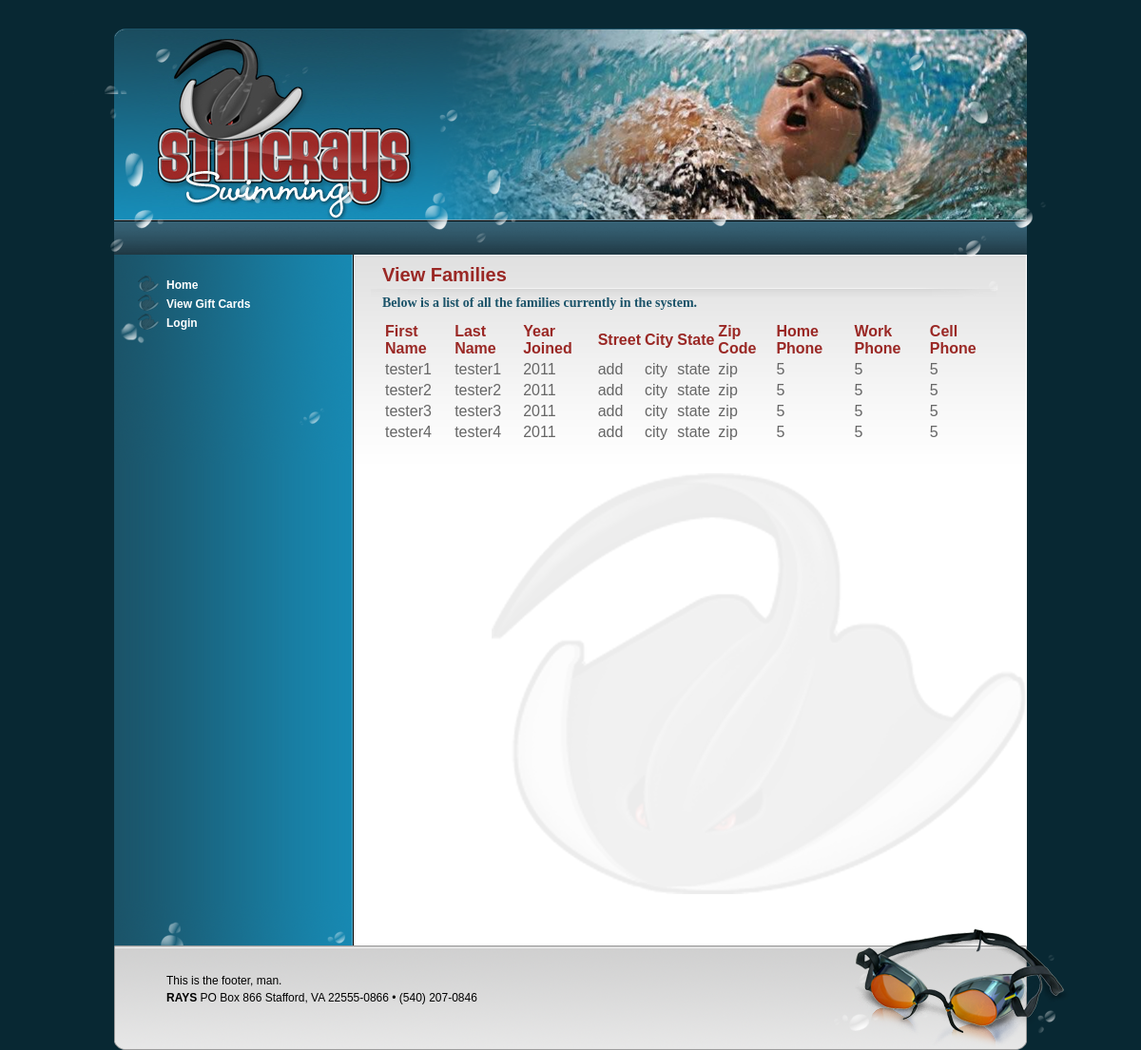
Before: /browseFamilies.php with the older database file.
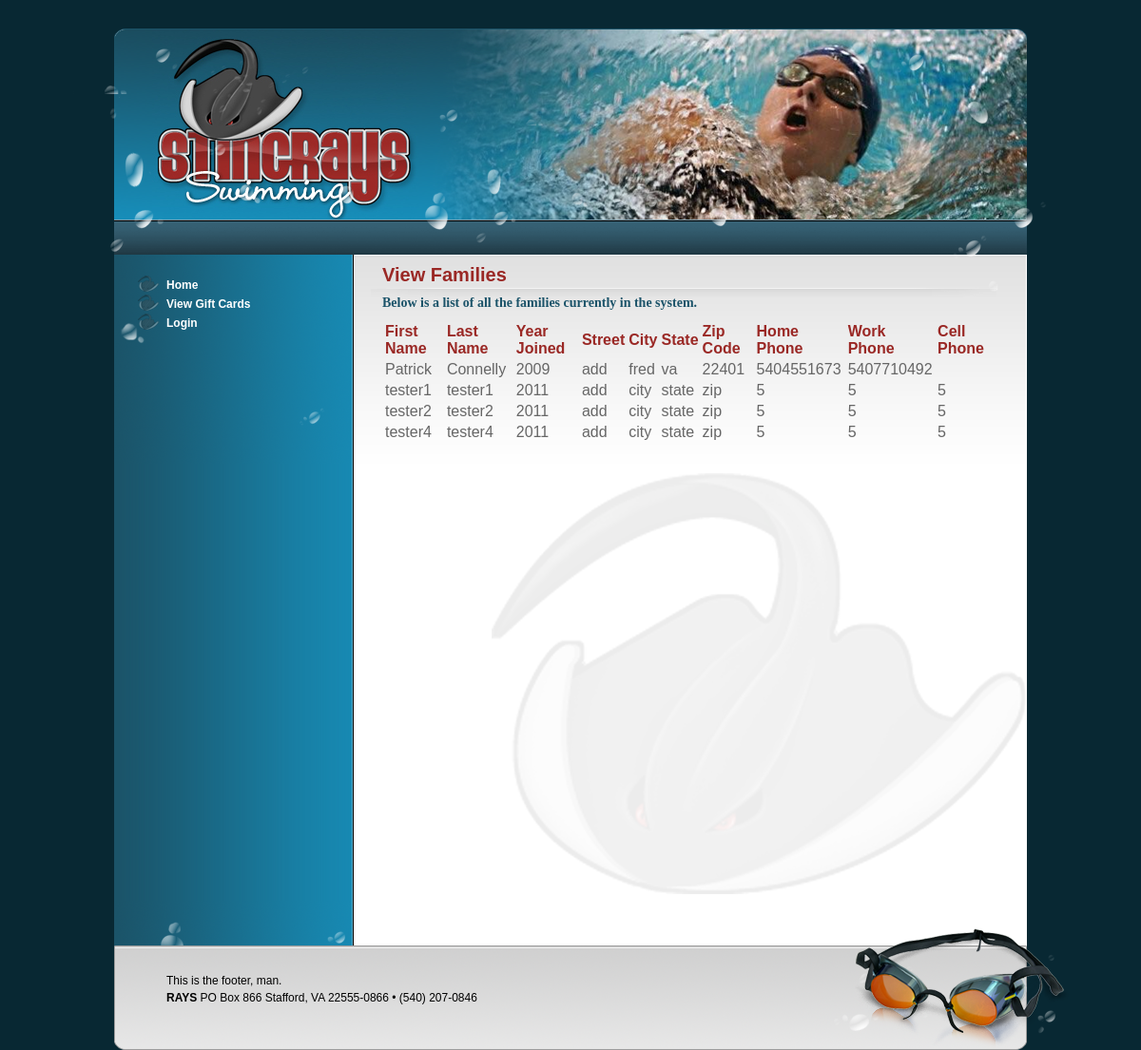
After: the same page with the newer database file.
### tables this page shows
CREATE TABLE IF NOT EXISTS `families` (
  `familyID` int(10) NOT NULL AUTO_INCREMENT,
  `email` varchar(30) DEFAULT NULL,
  `password` varchar(40) DEFAULT NULL,
  `parentFirstName` varchar(20) DEFAULT NULL,
  `parentLastName` varchar(20) DEFAULT NULL,
  `yearJoined` int(4) DEFAULT NULL,
  `streetAddress` varchar(30) DEFAULT NULL,
  `city` varchar(20) DEFAULT NULL,
  `state` varchar(20) DEFAULT NULL,
  `zip` varchar(20) DEFAULT NULL,
  `homePhone` varchar(20) DEFAULT NULL,
  `workPhone` varchar(20) DEFAULT NULL,
  `cellPhone` varchar(20) DEFAULT NULL,
  `accessLevel` char(1) DEFAULT NULL,
  `overallAFD` decimal(8,2) DEFAULT NULL,
  `currentAFD` decimal(8,2) DEFAULT NULL,
  PRIMARY KEY (`familyID`)
);

### browseFamilies.php (the view, shortened to what this page needs)
<html>
<body>
<?php
include('siteNavigator.php');
?>
<h1>View Families</h1>
<h2>Below is a list of all the families currently in the system.</h2>
<?php
$query = "SELECT * FROM families ORDER BY parentLastName, parentFirstName";
$result = mysqli_query($db, $query);
echo "<table>\n<tr><th><h3 style=\"text-align:left\">First Name</h3></th>
					<th><h3 style=\"text-align:left\">Last Name</h3></th>
					<th><h3 style=\"text-align:left\">Year Joined</h3></th>
					<th><h3 style=\"text-align:left\">Street</h3></th>
					<th><h3 style=\"text-align:left\">City</h3></th>
					<th><h3 style=\"text-align:left\">State</h3></th>
					<th><h3 style=\"text-align:left\">Zip Code</h3></th>
					<th><h3 style=\"text-align:left\">Home Phone</h3></th>
					<th><h3 style=\"text-align:left\">Work Phone</h3></th>
					<th><h3 style=\"text-align:left\">Cell Phone</h3></th>
					</tr>\n\n";
while($row = mysqli_fetch_array($result))
{
	$fname = $row['parentFirstName'];
	$lname = $row['parentLastName'];
	$yearJoined = $row['yearJoined'];
	$streetAddress = $row['streetAddress'];
	$city = $row['city'];
	$state = $row['state'];
	$zip = $row['zip'];
	$homePhone = $row['homePhone'];
	$workPhone = $row['workPhone'];
	$cellPhone = $row['cellPhone'];
	echo "<tr><td>$fname</td>
			<td>$lname</td>
			<td>$yearJoined</td>
			<td>$streetAddress</td>
			<td>$city</td>
			<td>$state</td>
			<td>$zip</td>
			<td>$homePhone</td>
			<td>$workPhone</td>
			<td>$cellPhone</td>
			</tr>\n";
}
echo "</table>\n";
?>
</div>
<?php
include('footer.php');
?>
</body>
</html>

### siteNavigator.php (shortened to what this page needs)
<head>
<link rel="stylesheet" href="stylesheet.css" type="text/css" />
<link rel="stylesheet" type="text/css" href="graphics/scripts/jquery.lightbox-0.5.css" media="screen" />
</head>
<body id="page" onload="initULMenu('menu_main')">
<div id="header" class="canvas">
  <div id="headerTransparent">
    <div id="logo"><a href="Home.php"><h1>Stingrays Swim Team</h1></a></div>
    <div id="headerMenu"></div>
  </div>
</div>
<div id="content" class="canvas">
 <div id="contentTop">
 <div id="contentBot">
  <div class="left">
    <div id="menu_main">
  <ul class="menu_main">
	 <li class="item1"><a class="first" href="Home.php" >Home</a></li>
	 <li class="item1"><a class="first" href="browseCards.php" >View Gift Cards</a></li>
     <?php
	 if(session_is_registered('loggedIn') == false){
	 ?>
	 <li class="item2"><a  href="login.php" >Login</a></li>
     <?php
	 }else{?>
	 <li class="item3"><a  href="logout.php" >Logout</a></li>
	 <?php
	 }
	 ?>
  </ul>
</div>
</div>
<div class="center">
    <div class="webpageWrapper">

### footer.php
 <BR>
 </div>
 </div>
 </div>
</div>
<div id="footer" class="canvas">
  <div id="footerContent" style="">
    <div class="webpageWrapper">
<p>
This is the footer, man. <br>
<b>RAYS</b> PO Box 866 Stafford, VA 22555-0866 • (540) 207-0846
</p>
</div>

### stylesheet.css (style rules this page uses)
a { color: #1b5369; text-decoration: none; }
h1 { color: #9a2825; font:bold 20px Georgia Arial, Helvetica, sans-serif; margin: 10px 0px 10px 0px; }
h2 { color: #000000; font:bold 14px Arial, Helvetica, sans-serif; margin: 0px 0px 10px 0px; }
h2 { color: #1b5369; font:bold 14px arial black,avant garde; margin: 0px 0px 10px 0px; }
h3 { color: #9a2825; font-size: 16px; font-weight: bold; margin:0; }
p { color: #000000; font:bold 14px Arial, Helvetica, sans-serif; margin: 0px 0px 10px 0px; }
html, body, p, div, input, select { font: normal 12px Arial, Helvetica, sans-serif; color: #666666; line-height: 150%; }
#page { margin:30px 0px 0px 0px; background: #082833 url(graphics/design/page_bg2.jpg) repeat-x left top; }
#header { background: transparent url(graphics/design/transparent_photo1.jpg) no-repeat right top; height: 238px; }
#headerTransparent { background: transparent url(graphics/design/header_bg.png) no-repeat left top; height: 238px; }
#header #logo { float: left; padding-left:85px; width: 279px; height:203px; }
#header #logo a { width: 279px; height: 201px; display: block; background: transparent url(graphics/design/Swimrays_logo_left.png) no-repeat top left; }
#headerMenu { width: 100%; height: 35px; background: transparent url(graphics/design/menu_top_bg.png) no-repeat left top; clear:both; }
#content { background: transparent url(graphics/design/content_bg_rp.png) repeat-y 45px top; }
#content .left { width: 252px; padding-top:20px; background: transparent; vertical-align: top; float:left; }
#content .center:after { content: "."; display: block; height: 0; clear: both; visibility: hidden; }
#content .center { width: 648px; height:680px; padding:0px 30px; background: transparent url(graphics/design/watermark_bg.png) no-repeat right 230px; vertical-align: top; float:left; }
html>body #content .center { min-height: 680px; height: auto; }
#contentTop { background: transparent url(graphics/design/content_bg_tp.png) no-repeat 45px top; width: 960px; padding: 0px 45px; }
#contentTop:after { content: "."; display: block; height: 0; clear: both; visibility: hidden; }
#contentBot:after { content: "."; display: block; height: 0; clear: both; visibility: hidden; }
#contentBot { background: transparent url(graphics/design/content_bg_bt.png) no-repeat left bottom; width: 960px; height: 730px; }
html>body #contentBot { min-height: 730px; height: auto; }
#footer { height: 107px; background: transparent url(graphics/design/footer_bg.png) no-repeat left bottom; color: #000; }
#footerContent p { margin:0; padding:0; color: #000; }
#footerContent { padding: 25px 100px 0px 100px; color: #000; }
.canvas { clear: both; width: 1050px; margin:0 auto; }
.canvas:after { content: "."; display: block; height: 0; clear: both; visibility: hidden; }
#menu_main:after { content: "."; display: block; height: 0; clear: both; visibility: hidden; }
ul.menu_main ,ul.menu_main li,ul.menu_main ul { margin: 0; border: 0; padding: 0; list-style: none; width: 252px; }
ul.menu_main li { position: relative; display: block !important; display: inline; float: left; }
ul.menu_main a { color: #fff; background: transparent url(graphics/design/bullet_off.png) no-repeat 25px 50%; text-decoration: none; text-align: left; padding: 5px 10px 1px 55px; font: bold 12px Arial, Helvetica, sans-serif; display: block; height: auto !important; height: 1%; }

Changed rows visible on the page:
removed families: parentFirstName "tester3", parentLastName "tester3", yearJoined "2011", streetAddress "add", city "city", state "state", zip "zip", homePhone "5", workPhone "5", cellPhone "5"
added families: parentFirstName "Patrick", parentLastName "Connelly", yearJoined "2009", streetAddress "add", city "fred", state "va", zip "22401", homePhone "5404551673", workPhone "5407710492"
